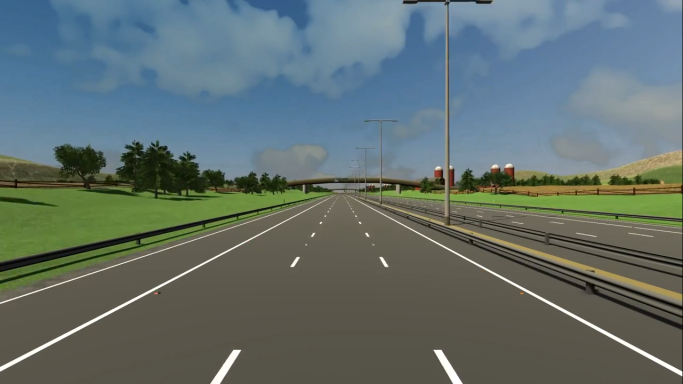
#> input picture image/image.png, 1366 x 768 px (shown at 1/2 size)
$ python -i utility.py   (imports and definitions only)
#> lines starting #> are read from the running program, lines starting #| are printed output that depends on the picture; after the words box and inside, x2 and y2 are one past the last pixel; in counts of white or black regions, pixels touching at a corner belong together
#> further down, picture is the input picture: shape (768, 1366, 3); mean B, G, R 108.9, 111.2, 97.3
import cv2
import imutils
import numpy as np
def lane(frame):
    image = imutils.resize(frame, width=1000)
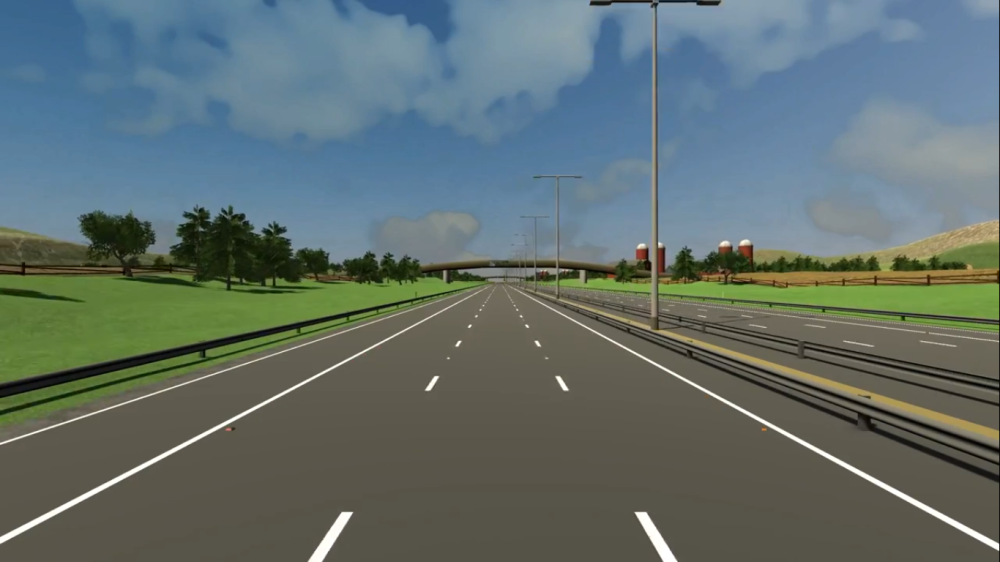
#> image: shape (562, 1000, 3); mean B, G, R 108.9, 111.2, 97.3
    gray = cv2.cvtColor(image, cv2.COLOR_BGR2GRAY)
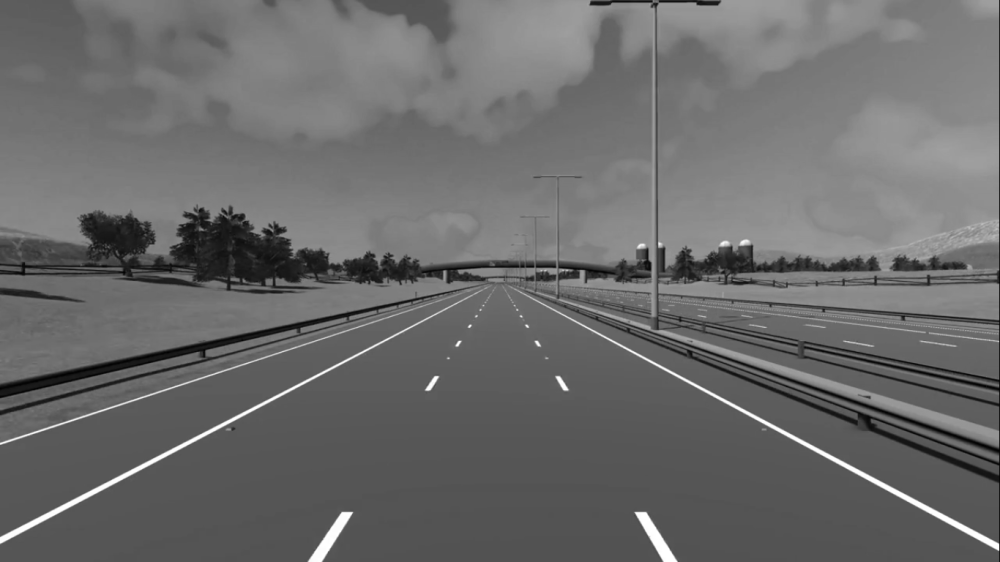
#> gray: shape (562, 1000); min 1, max 255, mean 106.8
    blur = cv2.GaussianBlur(gray, (7, 7), 3)
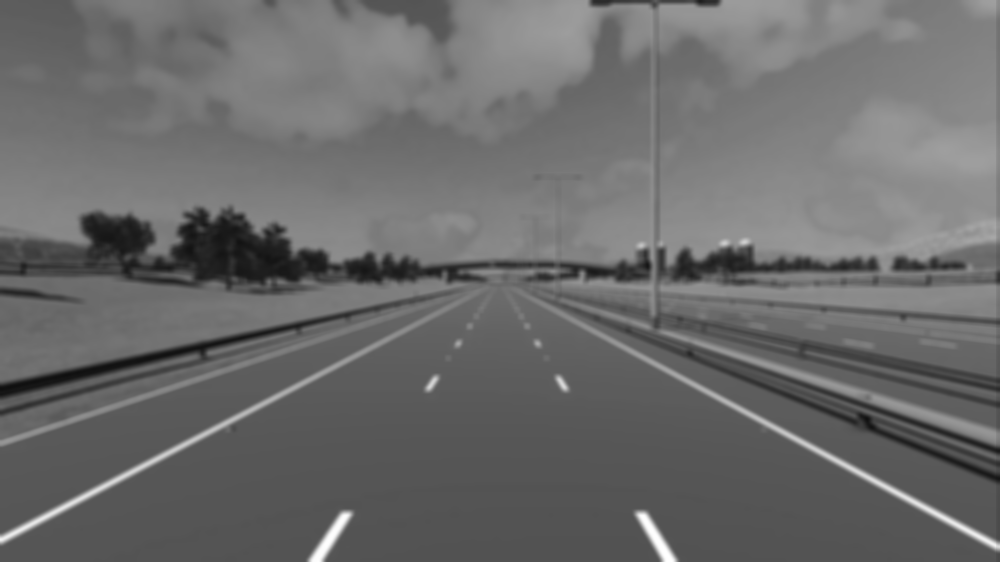
#> blur: shape (562, 1000); min 15, max 255, mean 106.8
    edge = cv2.Canny(blur, 10, 255)
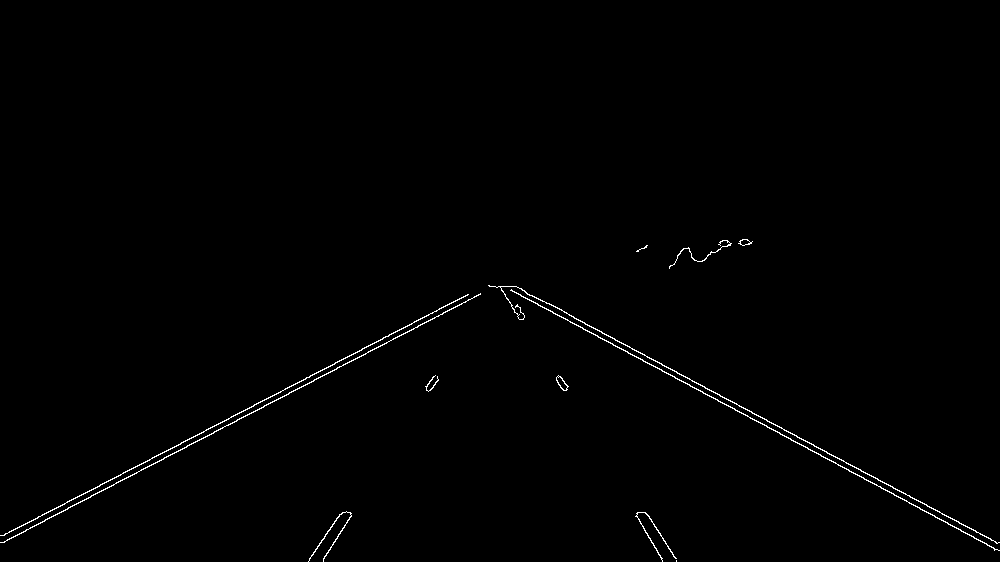
#> edge: shape (562, 1000); 0.64% white in thin lines or dots, all inside (x1, y1, x2, y2) = (0, 239, 1000, 562)

    kernel = cv2.getStructuringElement(cv2.MORPH_ELLIPSE, (5, 5))
    # eroded=cv2.erode(edge,kernel,iterations=1)
    dilate = cv2.dilate(edge, kernel, iterations=2)
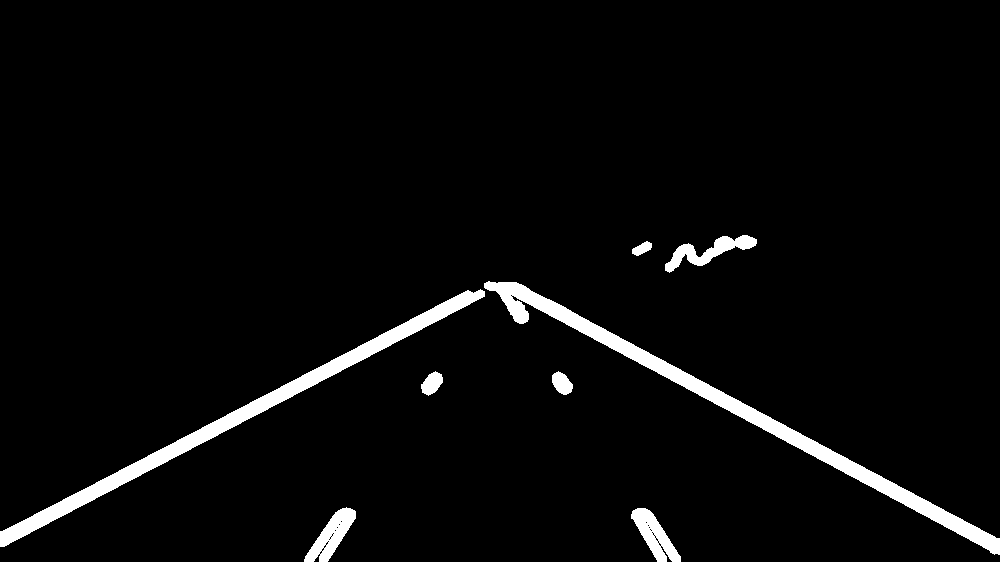
#> dilate: shape (562, 1000); 3.7% white; 8 white regions, largest, box (x1, y1, x2, y2) and area: (484, 281, 1000, 555) 8606, (0, 289, 485, 547) 7613, (304, 507, 356, 562) 1258

    lines = cv2.HoughLinesP(dilate, 1, np.pi / 180, threshold=10, lines=np.array([]), minLineLength=85,
                            maxLineGap=10)
#> lines = 39 rows, first 6: [0, 537, 501, 282], [0, 534, 495, 282], [0, 540, 507, 282], [512, 282, 999, 552], [504, 282, 994, 553], [0, 532, 472, 292]


    for line in lines[:2]:
        (a, b, c, d) = line[0]

        cv2.line(image, (a, b), (c, d), (0, 255, 0), 4)
#> this loop made 2 passes
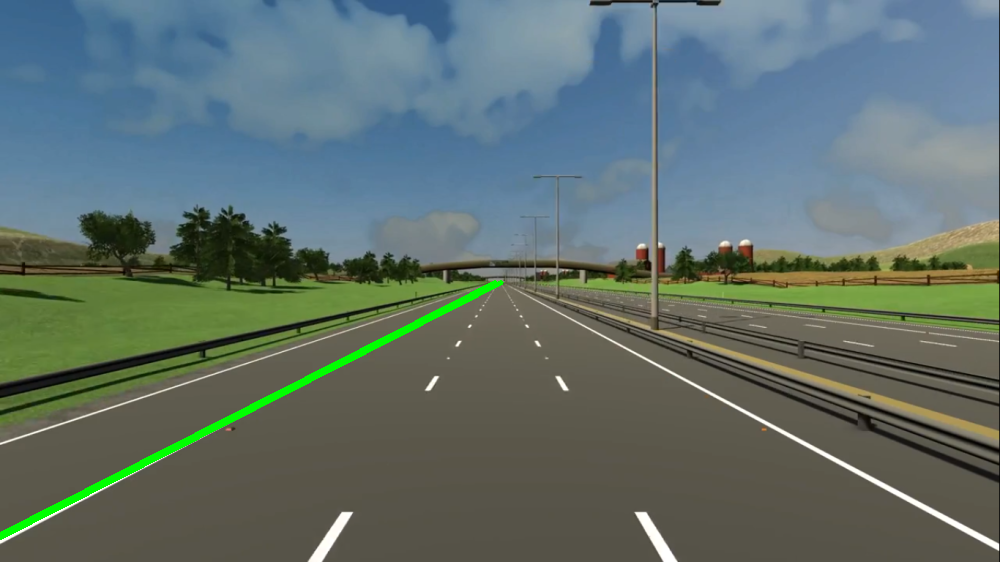
#> image: shape (562, 1000, 3); 0.76% of pixels changed, all inside (x1, y1, x2, y2) = (0, 280, 504, 540)

    return image

>>> import cv2
>>> picture = cv2.imread('../image/image.png')
>>> result = lane(picture)
